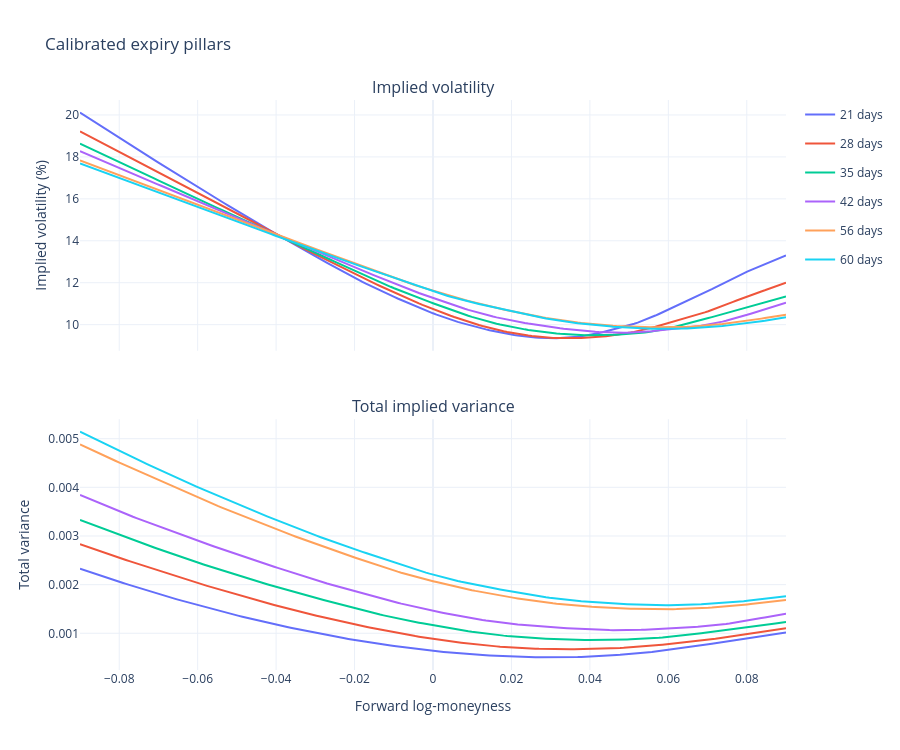

The cell this chart's notebook holds for it:
### Markdown cell above
## Expiry smiles and total variance

Total implied variance is

$$
w(y,T)=\sigma_{\mathrm{imp}}(y,T)^2T,
\qquad
y=\log(K/F(T)).
$$

Implied-volatility curves can cross while total variance remains
ordered by maturity. Inspect both panels when assessing the term structure.

### Code cell
smile_figure = make_subplots(
    rows=2,
    cols=1,
    shared_xaxes=True,
    vertical_spacing=0.12,
    subplot_titles=("Implied volatility", "Total implied variance"),
)

for index, model in enumerate(surface.splines):
    time = model.pricer.maturity
    selected = grid.loc[
        np.isclose(
            grid["maturity_years"],
            time,
            rtol=0.0,
            atol=1e-14,
        )
    ].sort_values("log_moneyness")

    label = f"{365.0 * time:.0f} days"
    color = qualitative.Plotly[index % len(qualitative.Plotly)]

    smile_figure.add_trace(
        go.Scatter(
            x=selected["log_moneyness"].tolist(),
            y=(100.0 * selected["implied_volatility"]).tolist(),
            mode="lines",
            name=label,
            legendgroup=label,
            line={"color": color},
        ),
        row=1,
        col=1,
    )
    smile_figure.add_trace(
        go.Scatter(
            x=selected["log_moneyness"].tolist(),
            y=selected["total_variance"].tolist(),
            mode="lines",
            name=label,
            legendgroup=label,
            showlegend=False,
            line={"color": color},
        ),
        row=2,
        col=1,
    )

smile_figure.update_yaxes(
    title_text="Implied volatility (%)", row=1, col=1
)
smile_figure.update_yaxes(
    title_text="Total variance", row=2, col=1
)
smile_figure.update_xaxes(
    title_text="Forward log-moneyness", row=2, col=1
)
smile_figure.update_layout(
    height=750,
    title="Calibrated expiry pillars",
    legend={"groupclick": "togglegroup"},
)
smile_figure.show()

### Figure 1 — Plotly figure (JSON) as saved in the notebook; plotly's stock layout.template omitted (floating-point values rounded to 4 significant figures; data arrays with more than 128 entries replaced by an {"elided": "..."} marker saying what was removed)
{"data": [{"legendgroup": "21 days", "line": {"color": "#636EFA"}, "mode": "lines", "name": "21 days", "type": "scatter", "x": {"elided": "201 float values"}, "xaxis": "x", "y": {"elided": "201 float values"}, "yaxis": "y"}, {"legendgroup": "21 days", "line": {"color": "#636EFA"}, "mode": "lines", "name": "21 days", "showlegend": false, "type": "scatter", "x": {"elided": "201 float values"}, "xaxis": "x2", "y": {"elided": "201 float values"}, "yaxis": "y2"}, {"legendgroup": "28 days", "line": {"color": "#EF553B"}, "mode": "lines", "name": "28 days", "type": "scatter", "x": {"elided": "201 float values"}, "xaxis": "x", "y": {"elided": "201 float values"}, "yaxis": "y"}, {"legendgroup": "28 days", "line": {"color": "#EF553B"}, "mode": "lines", "name": "28 days", "showlegend": false, "type": "scatter", "x": {"elided": "201 float values"}, "xaxis": "x2", "y": {"elided": "201 float values"}, "yaxis": "y2"}, {"legendgroup": "35 days", "line": {"color": "#00CC96"}, "mode": "lines", "name": "35 days", "type": "scatter", "x": {"elided": "201 float values"}, "xaxis": "x", "y": {"elided": "201 float values"}, "yaxis": "y"}, {"legendgroup": "35 days", "line": {"color": "#00CC96"}, "mode": "lines", "name": "35 days", "showlegend": false, "type": "scatter", "x": {"elided": "201 float values"}, "xaxis": "x2", "y": {"elided": "201 float values"}, "yaxis": "y2"}, {"legendgroup": "42 days", "line": {"color": "#AB63FA"}, "mode": "lines", "name": "42 days", "type": "scatter", "x": {"elided": "201 float values"}, "xaxis": "x", "y": {"elided": "201 float values"}, "yaxis": "y"}, {"legendgroup": "42 days", "line": {"color": "#AB63FA"}, "mode": "lines", "name": "42 days", "showlegend": false, "type": "scatter", "x": {"elided": "201 float values"}, "xaxis": "x2", "y": {"elided": "201 float values"}, "yaxis": "y2"}, {"legendgroup": "56 days", "line": {"color": "#FFA15A"}, "mode": "lines", "name": "56 days", "type": "scatter", "x": {"elided": "201 float values"}, "xaxis": "x", "y": {"elided": "201 float values"}, "yaxis": "y"}, {"legendgroup": "56 days", "line": {"color": "#FFA15A"}, "mode": "lines", "name": "56 days", "showlegend": false, "type": "scatter", "x": {"elided": "201 float values"}, "xaxis": "x2", "y": {"elided": "201 float values"}, "yaxis": "y2"}, {"legendgroup": "60 days", "line": {"color": "#19D3F3"}, "mode": "lines", "name": "60 days", "type": "scatter", "x": {"elided": "201 float values"}, "xaxis": "x", "y": {"elided": "201 float values"}, "yaxis": "y"}, {"legendgroup": "60 days", "line": {"color": "#19D3F3"}, "mode": "lines", "name": "60 days", "showlegend": false, "type": "scatter", "x": {"elided": "201 float values"}, "xaxis": "x2", "y": {"elided": "201 float values"}, "yaxis": "y2"}], "layout": {"annotations": [{"font": {"size": 16}, "showarrow": false, "text": "Implied volatility", "x": 0.5, "xanchor": "center", "xref": "paper", "y": 1, "yanchor": "bottom", "yref": "paper"}, {"font": {"size": 16}, "showarrow": false, "text": "Total implied variance", "x": 0.5, "xanchor": "center", "xref": "paper", "y": 0.44, "yanchor": "bottom", "yref": "paper"}], "height": 750, "legend": {"groupclick": "togglegroup"}, "title": {"text": "Calibrated expiry pillars"}, "xaxis": {"anchor": "y", "domain": [0, 1], "matches": "x2", "showticklabels": false}, "xaxis2": {"anchor": "y2", "domain": [0, 1], "title": {"text": "Forward log-moneyness"}}, "yaxis": {"anchor": "x", "domain": [0.56, 1], "title": {"text": "Implied volatility (%)"}}, "yaxis2": {"anchor": "x2", "domain": [0, 0.44], "title": {"text": "Total variance"}}}}
